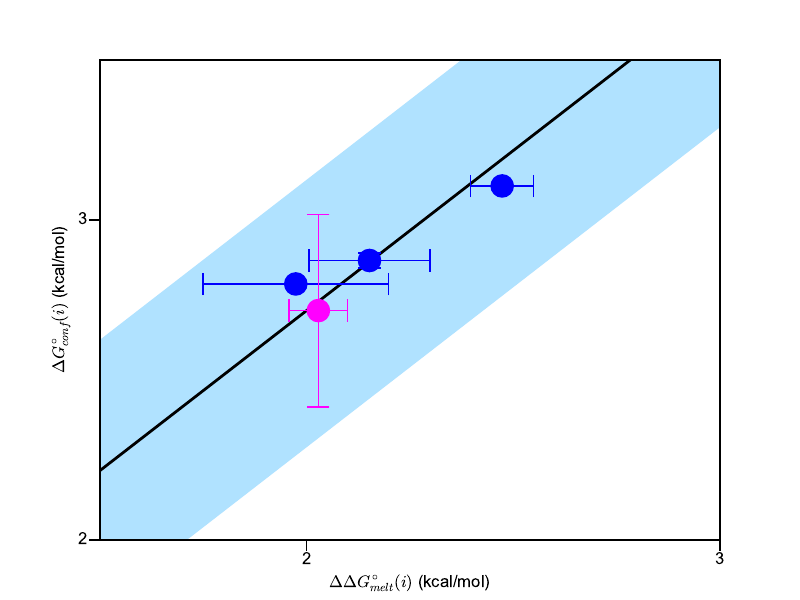

Generate this figure with Python:
# delta-melt correlation plot for m6A-U bps
from scipy.optimize import curve_fit
import math
import pandas as pd
from scipy.odr import *
import matplotlib.pyplot as plt
import numpy as np
import sys
from matplotlib import rcParams
import matplotlib as mpl
from uncertainties import ufloat
from uncertainties import unumpy
from scipy.stats import pearsonr
from sklearn.metrics import r2_score

# Plot params
fs=12
fmt_point = 'o'
msize = 16
elw = 1
cpthick = 1
cpsize = 8
mewval = 1.0
at_color='cyan'
gc_color='orange'
coop_color = 'magenta'
rntp_color = 'green'
test_color = 'violet'

# Intiialize plots
# Initialize plot
# Plot params
rcParams['font.family'] = 'sans-serif'
rcParams['font.sans-serif'] = ['Arial']
rcParams['axes.linewidth'] = 1.

### Global variables
uv_values = []
uv_error = []
rd_values = []
rd_error = []


# Define fit function
def fit_func(B, x):
    return (B[0]*x) + B[1]

def linear_fit(x, m, b):
    return ((m*x)+b)

def linear_fit2(x, b):
    return ((x)+b)

def compute_deldelG(wt_filename, mt_filename, label, add_status):
    ''' Compute deldelG at temperature t '''
    # add status - controls whether data is added to plot correlation curve
    global uv_values, uv_error
    wt_data = pd.read_csv(wt_filename)
    mt_data = pd.read_csv(mt_filename)
    wt_delg = ufloat(wt_data[label].iloc[-2], wt_data[label].iloc[-1])
    mt_delg = ufloat(mt_data[label].iloc[-2], mt_data[label].iloc[-1])
    deldelg = mt_delg - wt_delg
    if add_status == 1:
        uv_values.append(float(unumpy.nominal_values(deldelg)))
        uv_error.append(float(unumpy.std_devs(deldelg)))
    return deldelg

def compute_delG(pop, pop_error, t, add_status):
    ''' given population, compute delG '''
    global rd_values, rd_error
    pop_mag = ufloat(pop, pop_error) / 100.0
    delg = (-8.314 * (273.16 + t) / 4184) * unumpy.log(pop_mag/(1-pop_mag))
    if add_status == 1:
        rd_values.append(float(unumpy.nominal_values(delg)))
        rd_error.append(float(unumpy.std_devs(delg)))
    return delg

def plot_point(uv, rd, color_pt):
    ''' Plot point on correlation plot '''
    plt.errorbar(unumpy.nominal_values(uv), unumpy.nominal_values(rd), yerr=unumpy.std_devs(rd), xerr=unumpy.std_devs(uv), color=color_pt, fmt=fmt_point, markersize=msize, elinewidth=elw, capthick=cpthick, capsize=cpsize, mec=color_pt, mew=mewval, zorder=50)
    #pass

### Read data for getting correlation curve ###
a6rna_m6a16_ph6p8_ddg = compute_deldelG('a6rna_m6a_ph6.8bb/test.csv', 'a6rna_dm6a_ph6.8bb/test.csv', 'delG_37C', 1)
a6rna_m6a16_ph6p8_rd = compute_delG(1.203, 0.580, 37, 1)
#print 'a6 37c ddg/rd =', a6rna_m6a16_ph6p8_ddg, a6rna_m6a16_ph6p8_rd
 
### NOTE THAT THIS IS MC ERROR (N=100)
gbc_m6a6_ph6p8_37c_ddg = compute_deldelG('dsgbc_m6a_ph6.8bb/test.csv', 'dsgbc_dm6a_ph6.8bb/test.csv', 'delG_37C', 1)
gbc_m6a6_ph6p8_37c_rd = compute_delG(0.643, 0.006, 37, 1)
#print 'gbc 37c ddg/rd = ', gbc_m6a6_ph6p8_37c_ddg, gbc_m6a6_ph6p8_37c_rd

gbc_m6a6_ph6p8_55c_ddg = compute_deldelG('dsgbc_m6a_ph6.8bb/test.csv', 'dsgbc_dm6a_ph6.8bb/test.csv', 'delG_55C', 1)
gbc_m6a6_ph6p8_55c_rd = compute_delG(1.205, 0.042, 55, 1)
#print 'gbc 55c ddg/rd = ', gbc_m6a6_ph6p8_55c_ddg, gbc_m6a6_ph6p8_55c_rd

gbc_m6a6_ph6p8_65c_ddg = compute_deldelG('dsgbc_m6a_ph6.8bb/test.csv', 'dsgbc_dm6a_ph6.8bb/test.csv', 'delG_65C', 1)
gbc_m6a6_ph6p8_65c_rd = compute_delG(1.526, 0.013, 65, 1)
#print 'gbc 65c ddg/rd = ', gbc_m6a6_ph6p8_65c_ddg, gbc_m6a6_ph6p8_65c_rd



# convert to arrays
rd_values = np.array(rd_values)
rd_error = np.array(rd_error)
uv_values = np.array(uv_values)
uv_error = np.array(uv_error)
print 'Number of UV data points = ', len(uv_values), len(uv_error)
print 'Number of NMR RD data points = ', len(rd_values), len(rd_error)

# Initialize MC iterations
mc_iterations = 10000

# initialize error matrices
uv_error_matrix = np.zeros((mc_iterations, len(uv_values)))
rd_error_matrix = np.zeros((mc_iterations, len(rd_values)))
for dummy in range(len(uv_values)):
    op = (np.ones(mc_iterations) * uv_values[dummy]) + np.random.normal(0.0, uv_error[dummy], mc_iterations)
    #op = (np.ones(mc_iterations) * uv_values[dummy]) 
    uv_error_matrix[:, dummy] = op.transpose()
    op2 = (np.ones(mc_iterations) * rd_values[dummy]) + np.random.normal(0.0, rd_error[dummy], mc_iterations)
    #op2 = (np.ones(mc_iterations) * rd_values[dummy]) 
    rd_error_matrix[:, dummy] = op2.transpose()

filename = 'results.csv'
f = open(filename, 'w')
f.write('m,b\n')

for dummy in range(mc_iterations):
    #popt, pcov = curve_fit(linear_fit, uv_error_matrix[dummy, :], rd_error_matrix[dummy, :], p0=[1, 1])
    #line_coeff = popt 
    popt, pcov = curve_fit(linear_fit2, uv_error_matrix[dummy, :], rd_error_matrix[dummy, :], p0=[1])
    line_coeff = list([1]) + list(popt)
    #plt.subplots()
    #plt.plot(uv_error_matrix[dummy, :], rd_error_matrix[dummy, :], color='k', linewidth=0.0, marker='o')
    #plt.errorbar(uv_values, rd_values, xerr=uv_error, yerr=rd_error, color='r', fmt='o')
    #plt.show()

    #eqn = 'y = ' + '%3.2f'%(line_coeff[0]) + 'x + ' + '%3.2f'%(line_coeff[1])
    #predicted_rd = np.array([((line_coeff[0]*ele)+line_coeff[1]) for ele in uv_values])
    #rmse = np.sqrt(np.sum(np.square(rd_values - predicted_rd))/len(list(rd_values)))
    #r2 = 1 - (np.sum(np.square(predicted_rd - rd_values)) / np.sum(np.square(rd_values - np.mean(rd_values))))

    #print "iteration", dummy + 1
    #print "***", eqn, "***"
    #print "see rmse", rmse
    #print "see r2", r2
    #f.write(str(line_coeff[0]) + ',' + str(line_coeff[1]) + "," + str(r2) + "," + str(rmse) + "\n")
    f.write(str(line_coeff[0]) + ',' + str(line_coeff[1]) + "\n")
    

f.close()

# Read the output file and plot
bf = pd.read_csv(filename)

m_avg = np.mean(np.array(bf['m'].values))
m_std = np.std(np.array(bf['m'].values))
b_avg = np.mean(np.array(bf['b'].values))
b_std = np.std(np.array(bf['b'].values))
m_net = ufloat(m_avg, m_std)
b_net = ufloat(b_avg, b_std)
#rmse_avg = np.mean(np.array(bf['rmse'].values))
#rmse_std = np.std(np.array(bf['rmse'].values))
#r2_avg = np.mean(np.array(bf['r2'].values))
#r2_std = np.std(np.array(bf['r2'].values))
#print "M = ", m_avg, "+/-", m_std
print "c(i) = ", b_avg, "+/-", b_std
#print "rmse = ", rmse_avg, "+/-", rmse_std
#print "r2 = ", r2_avg, "+/-", r2_std

#fig, axarr = plt.subplots(2)
#axarr[0].set_title('m')
#axarr[0].hist(np.array(bf['m'].values), 50, range=(np.amin(np.array(bf['m'].values)), np.amax(np.array(bf['m'].values))))
#axarr[1].set_title('b')
#axarr[1].hist(np.array(bf['b'].values), 50, range=(np.amin(np.array(bf['b'].values)), np.amax(np.array(bf['b'].values))))
##axarr[1, 0].set_title('rmse')
##axarr[1, 0].hist(np.array(bf['rmse'].values), 50, range=(np.amin(np.array(bf['rmse'].values)), np.amax(np.array(bf['rmse'].values))))
##axarr[1, 1].set_title('r2')
##axarr[1, 1].hist(np.array(bf['r2'].values), 50, range=(np.amin(np.array(bf['r2'].values)), np.amax(np.array(bf['r2'].values))))
#plt.show()

#fig, axarr = plt.subplots()
##axarr.plot(np.array(bf['m'].values), np.array(bf['b'].values), color='k', linewidth=0, marker='o')
#H, xedges, yedges = np.histogram2d(np.array(bf['m'].values), np.array(bf['b'].values), 20)
#X, Y = np.meshgrid(xedges, yedges)
#axarr.pcolormesh(X, Y, H)
#axarr.set_xlabel('m')
#axarr.set_ylabel('b')
#plt.show()

line_coeff = [m_avg, b_avg] 
eqn = 'y = mx + b\nm=' + '%3.2f'%(m_avg) + '+/-' + '%3.2f'%(m_std) + '\nb=' + '%3.2f'%(b_avg) + '+/-' + '%3.2f'%(b_std)
#eqn = 'y = ' + '%3.2f'%(line_coeff[0]) + 'x + ' + '%3.2f'%(line_coeff[1])
predicted_rd = np.array([((line_coeff[0]*ele)+line_coeff[1]) for ele in uv_values])
rmse = np.sqrt(np.sum(np.square(rd_values - predicted_rd))/len(list(rd_values)))
r2 = 1 - (np.sum(np.square(predicted_rd - rd_values)) / np.sum(np.square(rd_values - np.mean(rd_values))))

# shaded lines
x_dummy = np.linspace(0.0, 6.0, 100)
x_dummy_mat = np.tile(x_dummy, (mc_iterations, 1))
m_vals = np.array([list(bf['m'].values)])
b_vals = np.array([list(bf['b'].values)])
m_matrix = np.tile(m_vals.transpose(), (1, 100))
b_matrix = np.tile(b_vals.transpose(), (1, 100))
line_matrix = np.multiply(m_matrix, x_dummy_mat) + b_matrix

fig, ax = plt.subplots()
plt.tick_params(axis='x', top=False, length=8.0, width=1, direction='out', pad=5)
plt.tick_params(axis='y', right=False, length=8.0, width=1, direction='out', pad=5)
#plt.errorbar(uv_values, rd_values, xerr=uv_error, yerr=rd_error, color='r', fmt='o')
#gbc_color = '#FFA500'
#a6_color = '#FFA500'
gbc_color = 'blue'
a6_color = 'magenta'

plot_point(gbc_m6a6_ph6p8_65c_ddg, gbc_m6a6_ph6p8_65c_rd, gbc_color)
plot_point(gbc_m6a6_ph6p8_55c_ddg, gbc_m6a6_ph6p8_55c_rd, gbc_color)
plot_point(gbc_m6a6_ph6p8_37c_ddg, gbc_m6a6_ph6p8_37c_rd, gbc_color)
plot_point(a6rna_m6a16_ph6p8_ddg, a6rna_m6a16_ph6p8_rd, a6_color)
plt.ylabel("$\Delta G^{\circ}_{conf}(i)$ (kcal/mol)", fontsize=fs)
plt.xlabel("$\Delta\Delta G^{\circ}_{melt}(i)$ (kcal/mol)", fontsize=fs)
plt.fill_between(x_dummy, np.amin(line_matrix, axis=0), np.amax(line_matrix, 0), color='#B0E2FF', zorder=0)
plt.plot([1.5, 4.0], [(1.5*line_coeff[0]) + line_coeff[1], (4*line_coeff[0]) + line_coeff[1]], color='k', label=eqn, linewidth=2, zorder=10)

plt.xticks([2.0, 3.0], fontsize=fs)
plt.yticks([2.0, 3.0], fontsize=fs)
plt.xlim([1.5, 3.0])
plt.ylim([2., 3.5])
#print "r2 = ", r2
#print 'r2 check = ', r2_score(rd_values, predicted_rd, multioutput='raw_values')
#print 'r2 check = ', r2_score(predicted_rd, rd_values, multioutput='raw_values')
#print 'r2 check2 = ', r2_score(rd_values, uv_values, multioutput='raw_values')
#print 'r2 check2 = ', r2_score(uv_values, rd_values, multioutput='raw_values')

print "rmse = ", rmse, ' kcal/mol'
print 'r2 = ', pearsonr(rd_values, predicted_rd)[0]
#print pearsonr(predicted_rd, rd_values)
#print np.corrcoef(rd_values, predicted_rd)[0,1]
#print np.corrcoef(predicted_rd, rd_values)[0,1]
#print pearsonr(rd_values, uv_values)
#print pearsonr(uv_values, rd_values)
#print np.corrcoef(rd_values, uv_values)[0,1]
#print np.corrcoef(uv_values, rd_values)[0,1]

#ax.text(2.6, 2.50, "$R^{2}$ = " + "%3.2f"%r2, fontsize=24)
#ax.text(2.6, 2.25, "$RMSE$ = " + "%3.2f"%rmse, fontsize=24)
#plt.legend(fontsize=fs, loc=4)
plt.savefig('fig7c.pdf')
#plt.show()


#fig, ax = plt.subplots()
#plt.errorbar(predicted_rd, rd_values, fmt='o')
#plt.xlabel('predicted')
#plt.ylabel('rd meas')
##plt.xlim([2, 4])
##plt.ylim([2, 4])
#plt.show()
